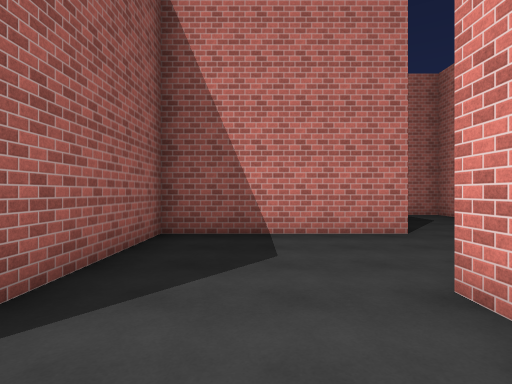
[1] (above)

24 first-person views from a walk through a Unity game level. The camera is 1.5 m above the floor, looks level and sees 80° across. Doors are open. The floor is counted in squares, 2 m on a side. Each view is taken from the middle of a square. On the plan, view 1 faces up. The plan holds only what a view shows up to about 10 squares ahead; the rest is blank. The place goes on beyond the plan. The player character is not drawn. Some animated figures are not drawn. Surface patterns are stand-ins for the level's own textures.

[2]
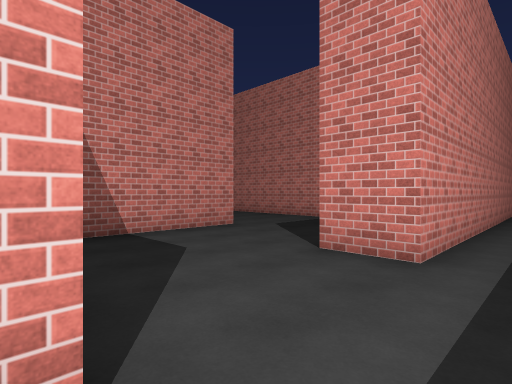

[3]
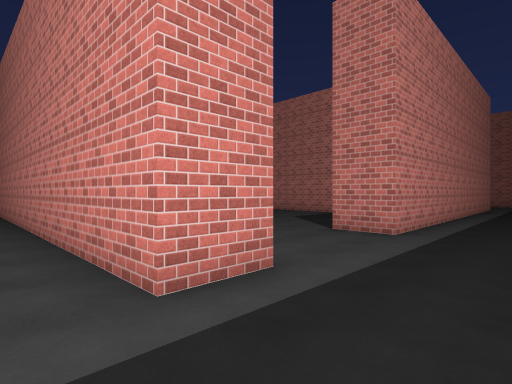

[4]
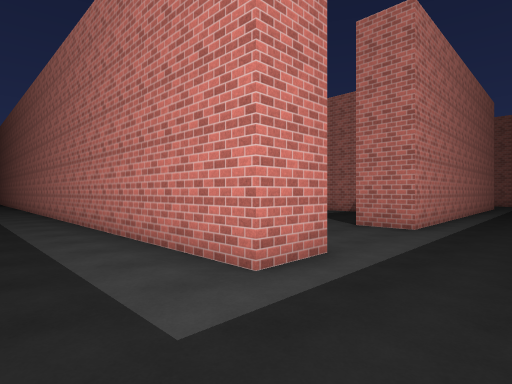

[5]
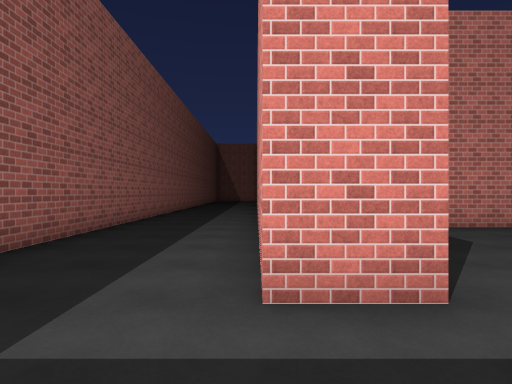

[6]
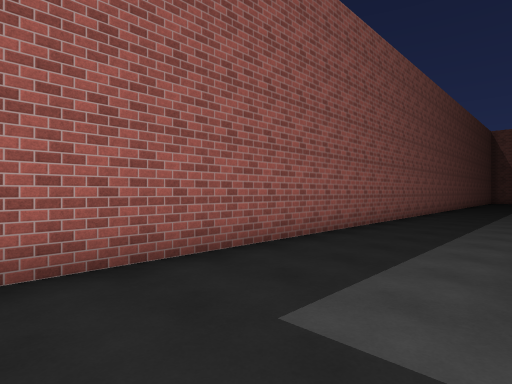

[7]
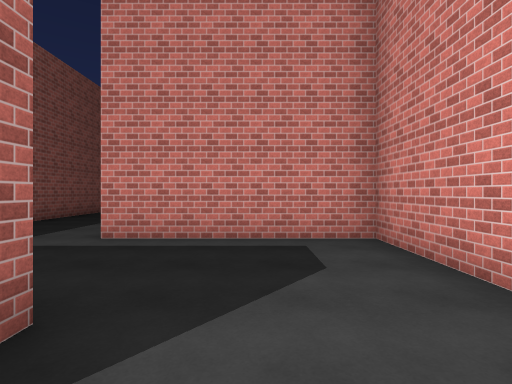

[8]
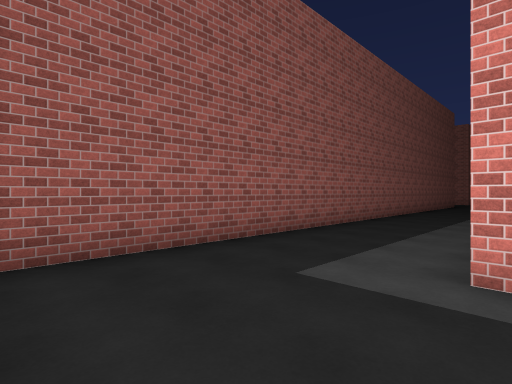

[9]
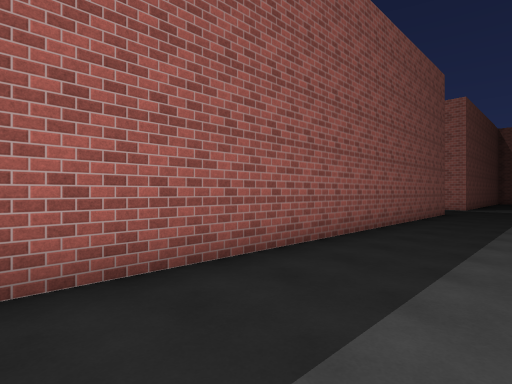

[10]
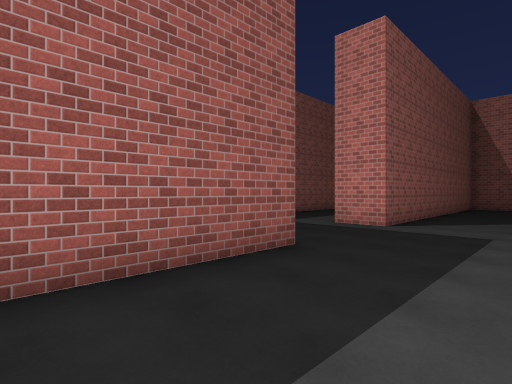

[11]
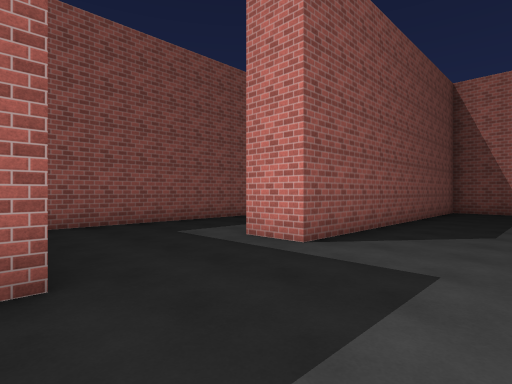

[12]
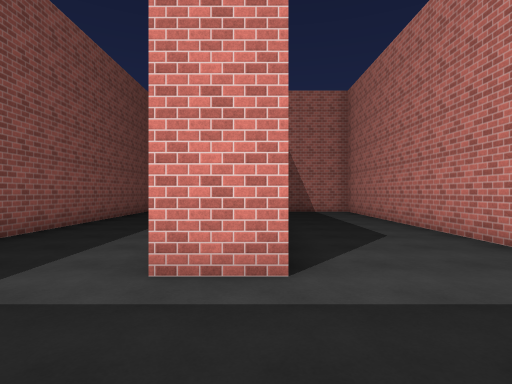

[13]
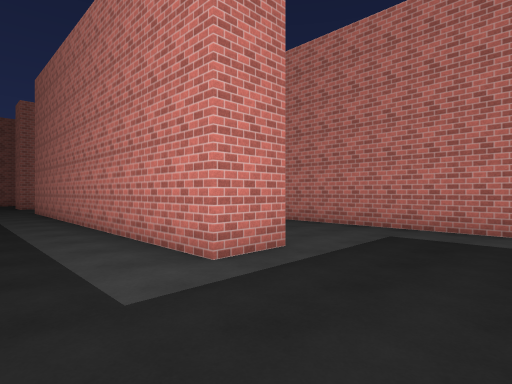

[14]
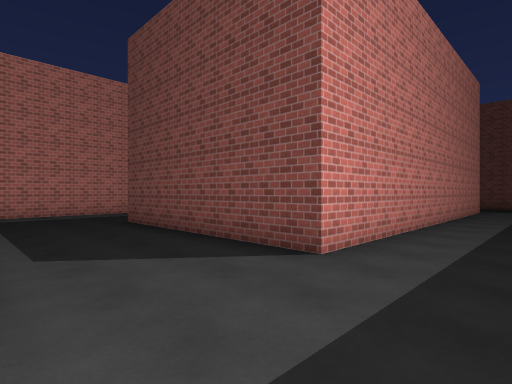

[15]
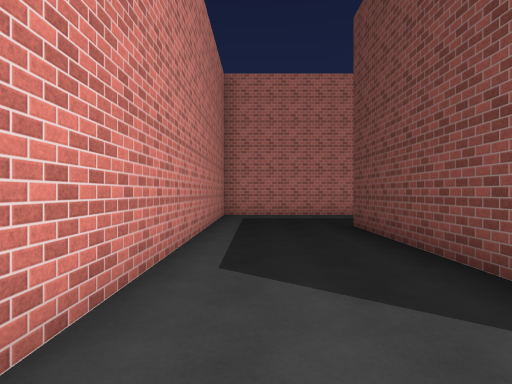

[16]
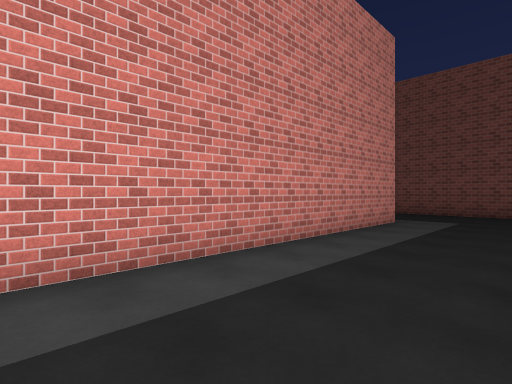

[17]
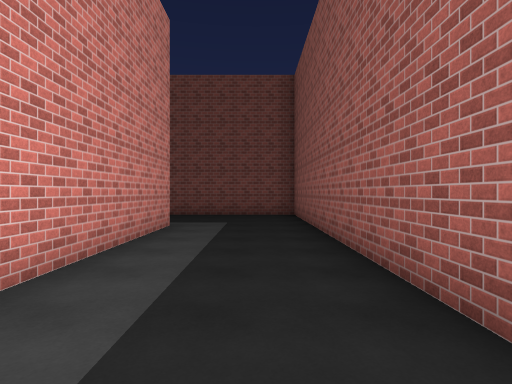

[18]
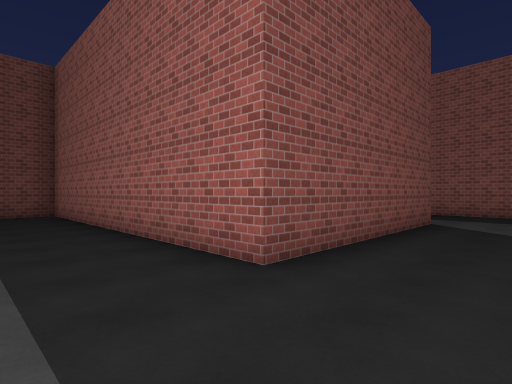

[19]
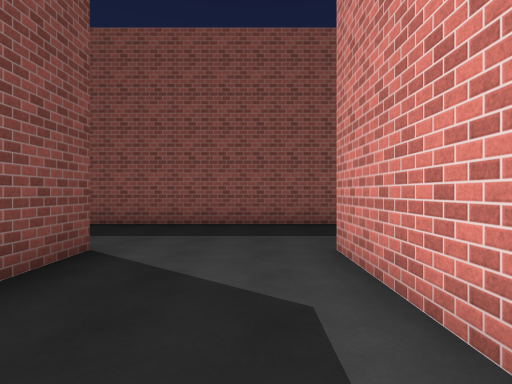

[20]
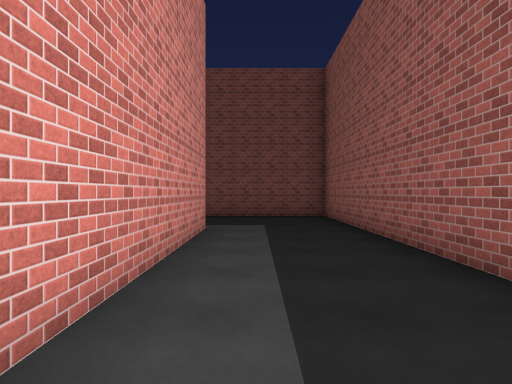

[21]
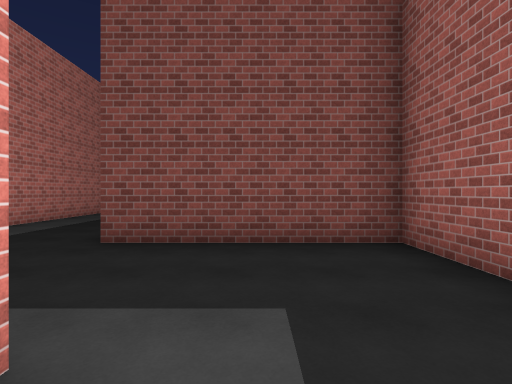

[22]
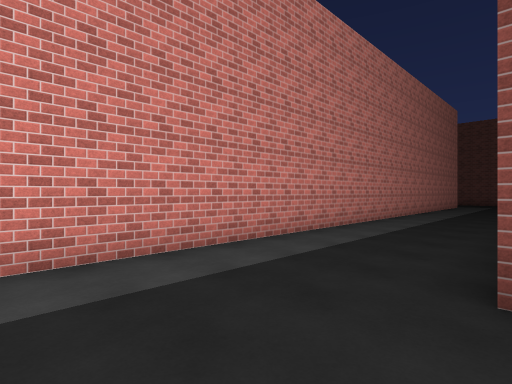

[23]
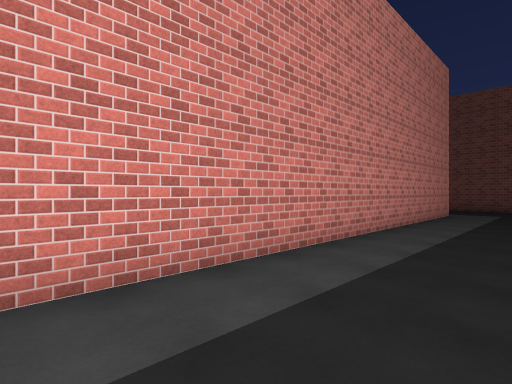

[24]
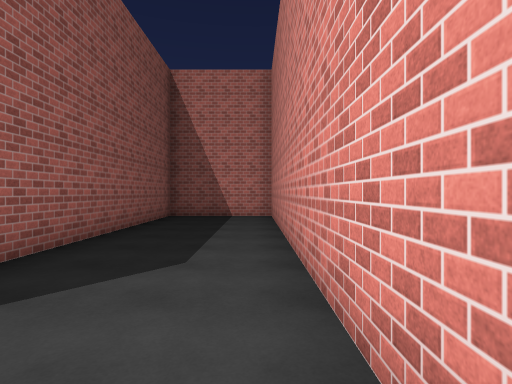

### Floor plan
Points are (right, up) in squares from view 1. A wall is a line through its corners. A room is listed if a view was taken in it or the views show most of it. See-through windows are left out.
Room 1 (views 1, 2, 5, 6, 7, 8, 9, 10, 11, 12, 13, 14, 15, 16, 17, 18, 19, 20, 21, 22, 23, 24)
walls: (5.9, 32.1) (5.9, 41) (-3, 41); (1.5, 36.6) (-1.7, 36.6) (-1.7, 27.7) (-3, 27.7) (-3, 37.8) (2.7, 37.8) (2.7, 29) (6.1, 29); (2.8, 5.5) (-1.7, 5.5) (-1.7, 2); (5.9, 5.1) (5.9, 9.9) (1.5, 9.9) (1.5, 36.2); (-6.2, 42) (-6.2, 24.5) (-1.7, 24.5) (-1.7, 7.2); (1.5, 1) (1.5, 2.4); (-1.6, 1) (-3, 1)
ways out: opening at (-2.5, -0.5) to room 2; opening at (1, -0.5); opening at (6.5, 30.5)
Room 2 (views 3, 4)
walls: (-6.2, 10) (-6.2, -0.8); (-3, 1) (-3, 11.1)
ways out: opening at (-2.5, -0.5) to room 1

Where each view was taken, in squares from view 1:
view 1: 0 up, 0 right, facing up
view 2: 0 up, 2 left, facing up-right
view 3: 1 down, 4 left, facing up-right
view 4: 1 down, 5 left, facing up-right
view 5: 1 down, 3 left, facing up
view 6: 1 down, 3 left, facing up-left
view 7: 5 up, 4 right, facing up
view 8: 7 up, 2 right, facing up-left
view 9: 13 up, 1 right, facing up-left
view 10: 21 up, 1 right, facing up-left
view 11: 24 up, 1 right, facing up-left
view 12: 25 up, 2 left, facing up
view 13: 25 up, 5 left, facing up-right
view 14: 41 up, 5 left, facing down-right
view 15: 40 up, 4 left, facing right
view 16: 40 up, 3 right, facing down-right
view 17: 39 up, 4 right, facing down
view 18: 40 up, 5 right, facing down-left
view 19: 40 up, 1 right, facing left
view 20: 34 up, 4 left, facing down
view 21: 29 up, 4 left, facing down
view 22: 27 up, 2 left, facing down-right
view 23: 21 up, 1 left, facing down-right
view 24: 27 up, 1 right, facing up
